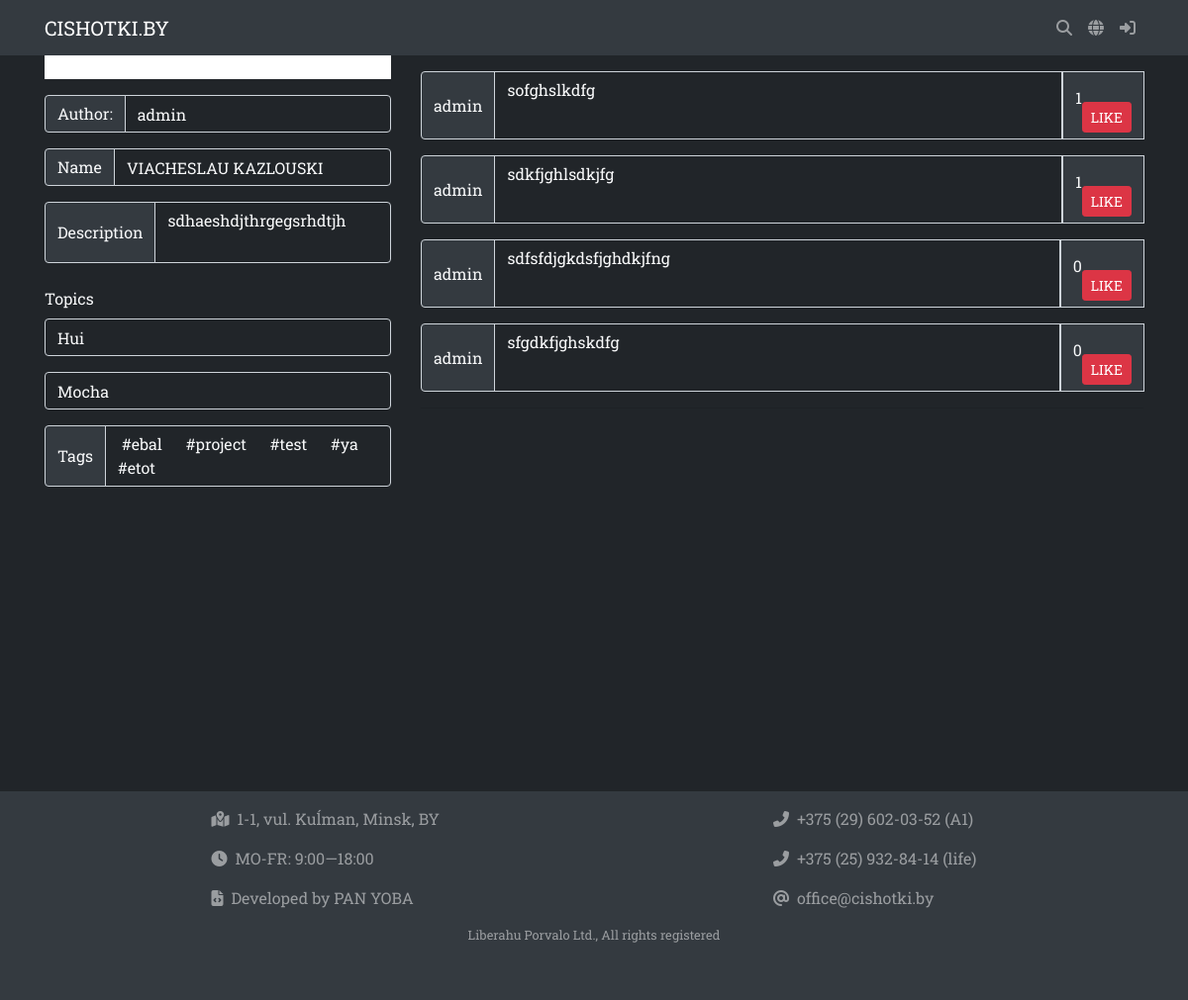
Before: /tshirts/2/ with the older database file.
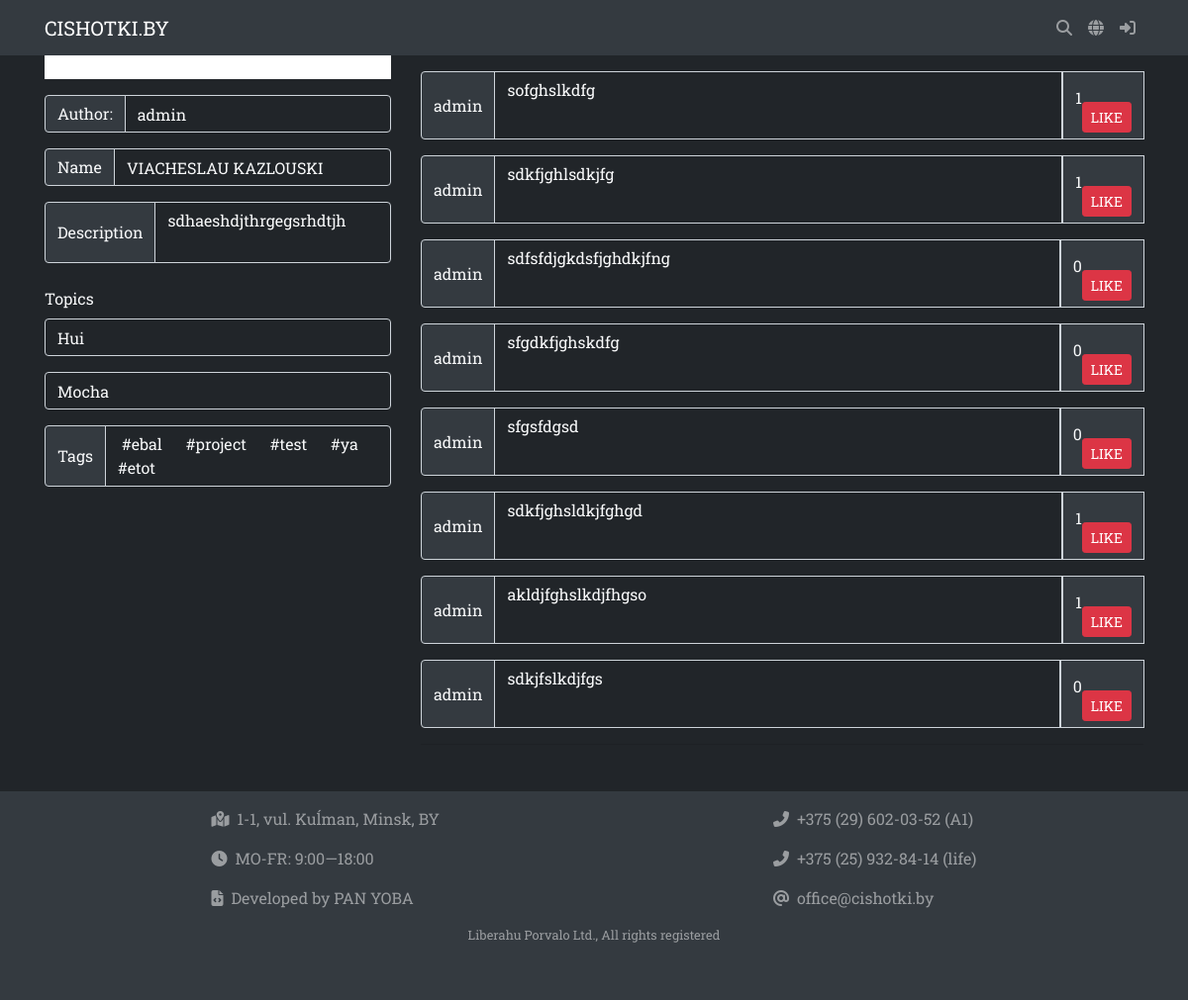
After: the same page with the newer database file.
### tshirts/models.py (models this page shows)
class TShirt(models.Model):
    user = models.ForeignKey(User, on_delete=models.CASCADE)
    name = models.CharField(max_length=100, default="")
    description = models.TextField(max_length=500, default="")
    topic = models.ManyToManyField(Topic)
    tag = models.ManyToManyField(Tag, blank=True)
    image = CloudinaryField(width_field=1000, height_field=1000)
    sex = models.CharField(max_length=1, choices=SEX)
    uploaded_image = CloudinaryField(null=True, blank=True)
    background = models.CharField(max_length=15, default="#000000")
    is_pattern = models.BooleanField(default=False)

class Topic(models.Model):
    topic = models.CharField(max_length=50)
    def __str__(self):
        return self.topic

class Tag(models.Model):
    tag = models.CharField(max_length=70)
    def __str__(self):
        return self.tag

### users/models.py (models this page shows, shortened)
class User(AbstractUser):
	is_banned = models.BooleanField(default=False, verbose_name=_("Забанен"))
	is_confirmed = models.BooleanField(default=False, verbose_name=_("Confirmed e-mail"))
	confirmation_hash = models.CharField(max_length=100, verbose_name=_("Confirmation hash"), blank=True, null=True)

class Comment(models.Model):
	tshirt = models.ForeignKey("tshirts.TShirt", on_delete=models.CASCADE)
	user = models.ForeignKey(User, on_delete=models.SET_NULL, null=True, blank=True)
	comment = models.TextField(max_length=200)
	created = models.DateTimeField(default=timezone.now)
	like_counter = models.PositiveIntegerField(default=0)

### tshirts/views.py (the view)
# urls.py: path("<int:tshirt_id>/", TShirtsView.as_view(),  name="design_view"),
class TShirtsView(View):
	def get(self, request, tshirt_id):
		tshirt = get_object_or_404(TShirt, id=tshirt_id)
		comments = Comment.objects.filter(tshirt=tshirt_id)
		likes = Like.objects.none()
		for i in comments:
			l = Like.objects.filter(comment=i)
			print(l)
			likes = likes.union(l);
		print(likes)
		data = {
			"tshirt": tshirt,
			"comments": comments,
			"likes": likes,
		}
		return render(request, "tshirts/design_view.html", context=data)

### cishotki/context_processors.py (called while the page is built)
def theme(request):
	return {"theme": THEME}

### templatetags/commontags.py (called while the page is built)
@register.simple_tag
def langurl(url, val):
	params = {"lang": val}
	url_parts = list(urlparse.urlparse(url))
	query = dict(urlparse.parse_qsl(url_parts[4]))
	query.update(params)
	url_parts[4] = urlparse.urlencode(query)
	return urlparse.urlunparse(url_parts)

### tshirts/templates/tshirts/design_view.html (shortened to what this page needs)
{% extends "core/base.html" %}
{% load i18n %}
{% load static %}
{% block content %}
<div class="container padding-header">
  <div class="row ">
    <div class="col-md-4  ">
      <div >
      	<div id="img-background" style="background-color: #fff;">
        </div>
        <div class="input-group mt-3">
		  <div class="input-group-prepend">
		    <span class="input-group-text text-{{ theme.text }} {{ theme.bg }}" id="basic-addon1">
		     <a href="{% url 'foreign_tshirts_view' tshirt.user %}"class=" text-{{ theme.text }}">{% trans "Author: " %}</a>
		     </span>
		  </div>
		  <input type="text" class="form-control text-{{ theme.text }} bg-transparent"  aria-label="Name" aria-describedby="basic-addon1" value="{{ tshirt.user }}" disabled>
		</div>
        <div class="input-group mt-3">
		  <div class="input-group-prepend">
		    <span class="input-group-text text-{{ theme.text }} {{ theme.bg }}" id="basic-addon1"> {% trans "Name" %} </span>
		  </div>
		  <input type="text" class="form-control text-{{ theme.text }} bg-transparent"  aria-label="Name" aria-describedby="basic-addon1" value="{{ tshirt.name }}" disabled>
		</div>
			<div class="input-group mt-3">
			  <div class="input-group-prepend">
			    <span class="input-group-text text-{{ theme.text }} {{ theme.bg }}">{% trans "Description" %} </span>
			  </div>
			  <textarea class="form-control text-{{ theme.text }} bg-transparent textarea-fixed" aria-label="Description" disabled>{{ tshirt.description }}</textarea>
			</div>
			<br>
			<label for="basic-url" class="text-{{ theme.text }}">{% trans "Topics" %}</label>
			{%for t in tshirt.topic.all%}
			<div class="input-group mb-3">
			  <input type="text" class="form-control text-{{ theme.text }} bg-transparent" id="basic-url" aria-describedby="basic-addon3" value="{{t}}" disabled>
			</div>
			{% endfor %}
			<div class="input-group mt-3">
			  <div class="input-group-prepend">
			    <span class="input-group-text text-{{ theme.text }} {{ theme.bg }}">{% trans "Tags" %} </span>
			  </div>
			  <textarea class="form-control text-{{ theme.text }} bg-transparent text-left textarea-fixed" aria-label="Tags" disabled>{%for t in tshirt.tag.all%} #{{t}}&emsp; {% endfor %}</textarea>
			</div>
      </div>
    </div>
    <div  class="col-md-8 text-light">
    	<div id="comments_column">
    		{% for i in comments %}
    		<div class="input-group mt-3">
			  <div class="input-group-prepend">
			    <span class="input-group-text text-{{ theme.text }} {{ theme.bg }}">{{ i.user }} </span>
			  </div>
			  <textarea class="form-control text-{{ theme.text }} bg-transparent text-left textarea-fixed"  disabled>{{ i.comment }}</textarea>
			  <div class="input-group-prepend">
			    <span class="input-group-text text-{{ theme.text }} {{ theme.bg }}">
			    	<p id = "like-counter-{{ i.id }}"class=" text-{{ theme.text }} bg-transparent text-center mt-0 ">{{ i.like_counter }}</p>
			    	<br>
			    	<button id="like-button" class=" btn btn-danger btn-sm text-uppercase mt-4" onclick="like({{i.id}})">LIKE</button>
			     </span>
			  </div>
			</div>
			  {% endfor %}
    	</div>
			<hr class="text-white">
    </div>
  </div>
</div>
{% endblock %}

### core/templates/core/base.html (shortened to what this page needs)
{% load static %}
{% load i18n %}
{% get_current_language as LANGUAGE_CODE %}
<!DOCTYPE html>
<html lang="{{ LANGUAGE_CODE }}" dir="ltr">
  <head>
    <link rel="stylesheet" href="https://stackpath.bootstrapcdn.com/bootstrap/4.3.1/css/bootstrap.min.css">
    <link rel="stylesheet" href="{% static 'css/base.css' %}">
  </head>
  <body>
    <header class="navbar navbar-expand-lg align-items-center {{ theme.navbar }} {{ theme.bg }} fixed-top flex-column accordion" id="accordionHeader">
      <div class="container flex-row">
        <a class="navbar-brand text-uppercase" href="{% url 'main' %}">cishotki.by</a>
        <ul class="navbar-nav ml-auto flex-row order-lg-last">
          <li class="nav-item">
            <a class="nav-link px-2" data-toggle="collapse" data-target="#navbarSearch"><i class="fas fa-search"></i></a>
          </li>
          <li class="nav-item">
            <a class="nav-link px-2" data-toggle="collapse" data-target="#navbarLanguage"><i class="fas fa-globe"></i></a>
          </li>
          <li class="nav-item">
            <a class="nav-link px-2" data-toggle="collapse" data-target="#navbarUser">{% if request.user.is_authenticated %}<i class="fas fa-user"></i>{% else %}<i class="fas fa-sign-in-alt"></i>{% endif %}</a>
          </li>
        </ul>
      </div>
    </header>
    <main class="full-height {{ theme.body }}">
      {% block content %}
      {% endblock %}
    </main>
    <footer class="navbar mt-auto {{ theme.navbar }} {{ theme.bg }}">
      <div class="container justify-content-md-around align-items-sm-center align-items-start flex-md-row flex-column">
        <ul class="navbar-nav order-md-2">
          <li class="nav-item flex-row">
            <a href="tel:+375296020352" class="nav-link d-inline-block" target="_blank"><i class="fas fa-phone-alt mr-2"></i>+375 (29) 602-03-52 (A1)</a>
          </li>
          <li class="nav-item flex-row">
            <a href="tel:+375259328414" class="nav-link d-inline-block" target="_blank"><i class="fas fa-phone-alt mr-2"></i>+375 (25) 932-84-14 (life)</a>
          </li>
          <li class="nav-item">
            <a href="mailto:office@cishotki.by" class="nav-link" target="_blank"><i class="fas fa-at mr-2"></i>office@cishotki.by</a>
          </li>
        </ul>
        <ul class="navbar-nav order-md-1 text-sm-center text-md-left">
          <li class="nav-item">
            <a href="https://yandex.by/maps/-/CGHaBBZ4" class="nav-link" target="_blank"><i class="fas fa-map-marked-alt mr-2"></i>{% trans "1-1, vul. Kuĺman, Minsk, BY" %}</a>
          </li>
          <li class="nav-item">
            <a class="nav-link" target="_blank"><i class="fas fa-clock mr-2"></i>{% trans "MO-FR: 9:00—18:00" %}</a>
          </li>
          <li class="nav-item">
            <a href="https://panczeslaw.github.io" class="nav-link" target="_blank"><i class="fas fa-file-code mr-2"></i>{% trans "Developed by PAN YOBA" %}</a>
          </li>
        </ul>
      </div>
      <div class="container justify-content-around text-md-center">
        <ul class="navbar-nav">
          <li class="nav-item">
            <small class="nav-link">{% trans 'Liberahu Porvalo Ltd., All rights registered' %}</small>
          </li>
        </ul>
      </div>
      <div class="container justify-content-center text-center d-inline-block">
      </div>
    </footer>
  </body>
</html>

### static/css/base.css (style rules this page uses)
body { position: relative; font-family: 'Roboto Slab', serif; }
.full-height { min-height: 100vh; }
.bg-theme-dark { background-color: var(--dark); }
.bg-body-dark { background-color: #212529; }
.padding-header { padding-top: 3.5rem; }
.textarea-fixed { resize: none; }

Changed rows visible on the page:
added Comment: user "admin", comment "sfgsfdgsd", like_counter "0"
added Comment: user "admin", comment "sdkfjghsldkjfghgd", like_counter "1"
added Comment: user "admin", comment "akldjfghslkdjfhgso", like_counter "1"
added Comment: user "admin", comment "sdkjfslkdjfgs", like_counter "0"
